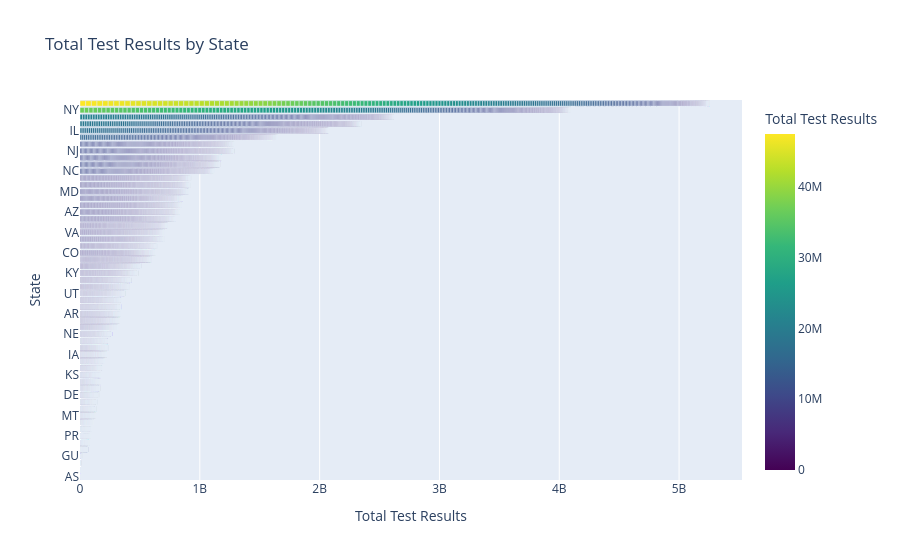

Write notebook code for a chart like this one.
### Code cell
import plotly.express as px

fig = px.bar(state_covid_sub_df, x='totalTestResults', y='state', 
             orientation='h', color='totalTestResults', 
             color_continuous_scale='Viridis', 
             labels={'totalTestResults': 'Total Test Results', 'state': 'State'},
             title='Total Test Results by State')

fig.update_layout(yaxis={'categoryorder': 'total ascending'})
fig.show()

### Figure 1 — Plotly figure (JSON) as saved in the notebook; plotly's stock layout.template omitted (floating-point values rounded to 4 significant figures; data arrays with more than 128 entries replaced by an {"elided": "..."} marker saying what was removed)
{"data": [{"alignmentgroup": "True", "hovertemplate": "Total Test Results=%{marker.color}<br>State=%{y}<extra></extra>", "legendgroup": "", "marker": {"color": {"elided": "20108 int values"}, "coloraxis": "coloraxis", "pattern": {"shape": ""}}, "name": "", "offsetgroup": "", "orientation": "h", "showlegend": false, "textposition": "auto", "type": "bar", "x": {"elided": "20108 int values"}, "xaxis": "x", "y": {"elided": "20108 str values"}, "yaxis": "y"}], "layout": {"barmode": "relative", "coloraxis": {"colorbar": {"title": {"text": "Total Test Results"}}, "colorscale": [[0, "#440154"], [0.1111, "#482878"], [0.2222, "#3e4989"], [0.3333, "#31688e"], [0.4444, "#26828e"], [0.5556, "#1f9e89"], [0.6667, "#35b779"], [0.7778, "#6ece58"], [0.8889, "#b5de2b"], [1, "#fde725"]]}, "legend": {"tracegroupgap": 0}, "title": {"text": "Total Test Results by State"}, "xaxis": {"anchor": "y", "domain": [0, 1], "title": {"text": "Total Test Results"}}, "yaxis": {"anchor": "x", "categoryorder": "total ascending", "domain": [0, 1], "title": {"text": "State"}}}}
